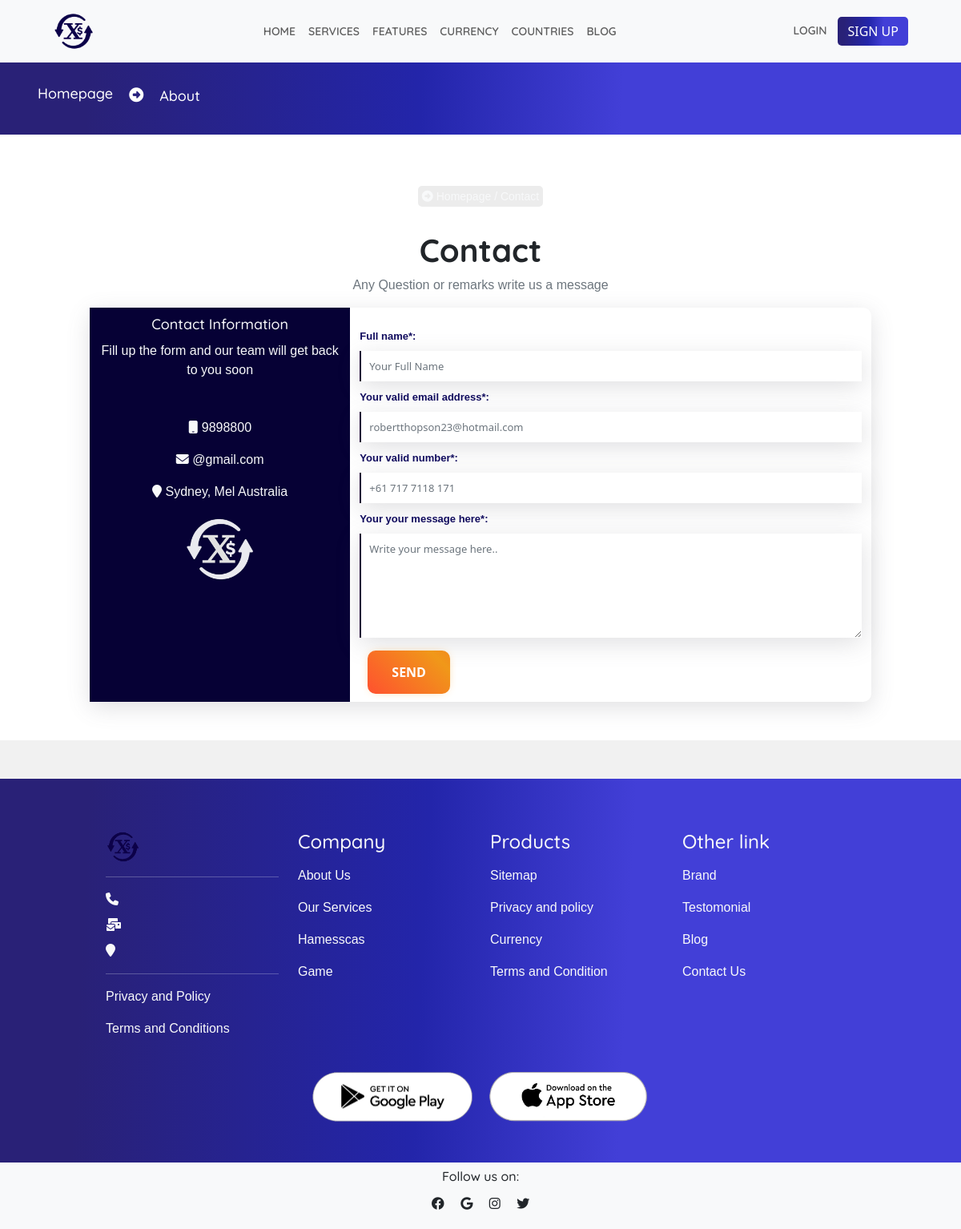
The app's page /contact-us-xremit with its own data.
### homepage/models.py (models this page shows, shortened)
class Footor(models.Model):
    name = models.CharField(max_length=200)
    link = models.CharField(max_length=1000)
    row = models.CharField(max_length=100, choices=(
        ('First', 'First'),
        ('Second', 'Second'),
        ('Third', 'Third')
    ), default="First")

class SocialLink(models.Model):
    name = models.CharField(max_length=200)
    icon = models.CharField(max_length=200)
    link = models.CharField(max_length=800)

### homepage/views.py (the view)
# urls.py: path('contact-us-xremit', views.contactView, name = "contact"),
def contactView(request):
    form = ContactForm()
    dist = {
        'form':form,
        'social':SocialLink.objects.all(),
        'first_fo':Footor.objects.filter(row='First'),
        'second_fo':Footor.objects.filter(row='Second'),
        'third_fo':Footor.objects.filter(row='Third'),
    }
    if request.method == 'POST':
        form = ContactForm(request.POST)
        if form.is_valid():
            form.save()
            messages.success(request, "Successfully sent messages")
    return render(request, "homepage/other/contact.html", dist)

### homepage/forms.py
class ContactForm(forms.ModelForm):
    class Meta:
        model = Contact
        fields = ('name', 'email', 'number','message')
        labels = {
            'name':'Full name*',
            'email':'Your valid email address*',
            'number':'Your valid number*',
            'message':'Your your message here*',
        }
        widgets = {
            'name':forms.TextInput(attrs={'class':'form-control mt-2', 'placeholder':'Your Full Name'}),
            'email':forms.EmailInput(attrs={'class':'form-control mt-2', 'placeholder':'robertthopson23@hotmail.com'}),
            'number':forms.NumberInput(attrs={'class':'form-control mt-2', 'placeholder':'+61 717 7118 171'}),
            'message':forms.Textarea(attrs={'class':'form-control mt-2' ,'placeholder':'Write your message here..'})
        }

### template/homepage/other/contact.html (shortened to what this page needs)
{% extends 'homepage/index.html' %}
{% load static %}
{% block inside %}
<div class="row m-0" id="topbarpage">
    <div class="d-flex my-auto">
        <a href="{%url 'homepage:homepage'%}">
            <h2 class="head-para">
                Homepage
            </h2>
        </a>
        <p class="head-para">
            <i class="fa fa-arrow-alt-circle-right"></i>
        </p>
        <h2 class="head-para">
            About {{site.title}}
        </h2>
    </div>
</div>
<div class="row bg-white m-0 pt-5 pb-5">
    <div class="mt-3 mb-3 text-center">
        <span class="breadcum-front text-light">
            <i class="fa fa-arrow-alt-circle-right"></i>
            <a href="{%url 'homepage:homepage'%}">
            </a>/
        </span>
    </div>
    <h3 class="head-home text-center mt-3">
        Contact {{site.title}}
    </h3>
    <p class="text-center text-secondary">Any Question or remarks write us a message</p>
    <div class="col-12 col-lg-10  m-auto">
        <div class="row p-0 m-0  contactBox">
            <div class="col-lg-4 col-12 contact-side">
                <h4 class="head-para text-center text-light m-0 ">
                    Contact Information
                </h4>
                <p class="text-center text-light">
                    Fill up the form and our team will get back to you soon
                </p>
                <div class="mt-5 text-light text-center">
                    <p>
                        <i class="fa fa-mobile"></i> 9898800
                    </p>
                    <p>
                        <i class="fa fa-envelope"></i> {{site.title}}@gmail.com
                    </p>
                    <p>
                        <i class="fa fa-location-pin"></i> Sydney, Mel Australia
                    </p>
                </div>
                <div class="mt-3 text-center">
                    <img src="{%static 'resources/logo.png'%}" alt="" width="30%" height="auto">
                </div>
            </div>
            <div class="col-lg-8 col-12 mt-3">
                {{form}}
                <button class="btn btn-warning mt-3" type="submit">
                    Send
                </button>
            </div>
        </div>
    </div>
</div>
{% endblock inside %}

### template/homepage/index.html (shortened to what this page needs)
{% extends 'base.html' %}
{% load static %}
{% block content %}
<link
  rel="stylesheet"
  href="https://cdn.jsdelivr.net/npm/swiper@10/swiper-bundle.min.css"
/>
<div class="p-0 m-0">
    <nav class="navbar navbar-expand-lg bg-body-tertiary fixed-top bg-light" id="navbar">
        <div class="container-fluid">
          <div class="collapse navbar-collapse d-flex justify-content-between" id="navbarNav">
            <a href="{%url 'homepage:homepage'%}" class="d-flex">
                <img src="{%if site.light_logo %} {{site.light_logo.url}} {%else%}{%static 'resources/logodark.png'%} {%endif%}" alt="" height="50px">
            </a>
            <ul class="navbar-nav m-auto">
              <li class="nav-item my-auto">
                <a class="nav-link " aria-current="page" href="{%url 'homepage:homepage'%}">
                    HOME
                </a>
              </li>
              <li class="nav-item my-auto">
                <a class="nav-link" href="{%url 'homepage:services'%}">
                    SERVICES
                </a>
              </li>
              <li class="nav-item my-auto">
                <a class="nav-link" href="{%url 'homepage:feature'%}">
                    FEATURES
                </a>
              </li>
              <li class="nav-item my-auto">
                <a class="nav-link" href="{%url 'homepage:currency'%}">
                    CURRENCY
                </a>
              </li>
              <li class="nav-item my-auto">
                <a class="nav-link" href="{%url 'homepage:country'%}">
                    COUNTRIES
                </a>
              </li>
              <li class="nav-item my-auto">
                <a class="nav-link" href="{%url 'homepage:blog'%}">
                    BLOG</a>
              </li>
            </ul>
            <div class="nav-item dropdown">
                <a href="{%url 'homepage:login'%}" id="loginHome">
                    {% if request.user.is_authenticated %}
                        Dashboard
                        {% else %}
                            LOGIN
                    {% endif %}
                </a>
                {% if request.user.is_authenticated %}
                    <a href="{%url 'homepage:logout'%}" class ="text-secondary" >
                        <button class="btn btn-danger">
                            Logout
                        </button>
                    </a>
                {% else %}
                    <a href="{%url 'homepage:register'%}">
                        <button class="btn btn-primary">
                            SIGN UP
                        </button>
                    </a>
                {% endif %}
            </div>
          </div>
        </div>
    </nav>
    <div class="maintain">
    </div>
    {% block inside %}{% endblock inside %}
    <div class="footer row p-0 m-0 mt-5">
        <div class="col-12 col-lg-10  mt-5 m-auto mb-5">
            <div class="row p-0 m-0 ps-2 pe-2">
                <div class="col-12 col-lg-3 mt-3 text-light">
                    <div class="d-flex footer-first">
                        <img src="{%if site.light_logo %} {{site.light_logo.url}} {%else%}{%static 'resources/logodark.png'%} {%endif%}" alt="{{site.title}}">
                        <b class="my-auto">
                        </b>
                    </div>
                    <hr>
                    <div class="mt-3">
                        <p class="m-0 mt-2 text-light">
                            <i class="fa fa-phone"></i> {{site.number_one}}
                        </p>
                        <p class="m-0 mt-2 text-light">
                            <i class="fa fa-envelopes-bulk"></i> {{site.email}}
                        </p>
                        <p class="m-0 mt-2 text-light">
                            <i class="fa fa-location-pin"></i> {{site.address}}
                        </p>
                        <hr>
                        <a href="{{i.link}}">
                            <p>Privacy and Policy</p>
                        </a>
                        <a href="{{i.link}}">
                            <p>
                                Terms and Conditions
                            </p>
                        </a>
                    </div>
                </div>
                <div class="col-12 col-lg-3 mt-3 text-light">
                    <h4 class="" >Company</h4>
                    <div class="mt-3">
                        {% for i in first_fo %}
                            <a href="{{i.link}}">
                                <p>{{i.name}}</p>
                            </a>
                        {% endfor %}
                    </div>
                </div>
                <div class="col-12 col-lg-3 mt-3 text-light">
                    <h4 class="">Products</h4>
                    <div class="mt-3">
                        {% for i in second_fo %}
                            <a href="{{i.link}}">
                                <p>{{i.name}}</p>
                            </a>
                        {% endfor %}
                    </div>
                </div>
                <div class="col-12 col-lg-3 mt-3 text-light">
                    <h4 class="">Other link</h4>
                    <div class="mt-3">
                        {% for i in third_fo %}
                        <a href="{{i.link}}">
                            <p>{{i.name}}</p>
                        </a>
                    {% endfor %}
                    </div>
                </div>
                <div class="col-12 p-0 mt-4 m-auto">
                    <div class="footor-app text-center">
                        <a href="http://" class="p-2">
                            <img src="{%static 'resources/googleplay.png'%}" alt="">
                        </a>
                        <a href="http://" class="p-2">
                            <img src="{%static 'resources/playstore.png'%}" alt="">
                        </a>
                    </div>
                </div>
            </div>
        </div>
        <div class="row p-0 m-0 bg-light">
            <h6 class="text-center mt-2">
                Follow us on:
            </h6>
            <p class=" text-center">
                {% for i in social%}
                    <i class="m-2 {{i.icon}}"></i>
                {% endfor %}
            </p>
        </div>
    </div>
</div>
{% endblock content %}

### static/css/style.css (style rules this page uses)
.btn-primary { background-image: linear-gradient(92.88deg, #292177 9.16%, #2325aa 43.89%, #423fd7 64.72%); border-radius: 5px; border-style: none; color: #FFFFFF; cursor: pointer; font-weight: 500; text-align: center; transition: all .5s; }
.btn-warning { margin: 10px; padding: 15px 30px; text-align: center; text-transform: uppercase; transition: 0.5s; background-size: 200% auto; color: white; border-radius: 10px; display: block; border: 0px; font-weight: 700; box-shadow: 0px 0px 14px -7px #f09819; background-image: linear-gradient(45deg, #FF512F 0%, #F09819 51%, #FF512F 100%); cursor: pointer; user-select: none; -webkit-user-select: none; touch-action: manipulation; }
.form-control { color: rgb(31, 3, 54); font-size: 13px; border: none; border-left:2px solid rgb(31, 3, 54); height: 38px; background-color: white; box-shadow: rgba(100, 100, 111, 0.2) 0px 7px 29px 0px; padding: 10px; border-radius: 0px; }
small, span, p { font-family: 'Alegreya Sans SC', sans-serif; }
h1, h2, h3, h4, h5, h6 { font-family: 'Quicksand', sans-serif; }
body { background-color: #f1f1f1; }
a { text-decoration: none; color: inherit; }
.navbar { padding: 14px; }
.nav-link { color:rgb(94, 94, 94); font-size: 14px; font-weight: 600; font-family:'Quicksand', sans-serif ; }
#loginHome { color:rgb(94, 94, 94); font-size: 14px; font-weight: 600; padding: 10px; font-family:'Quicksand', sans-serif ; animation-name:wobble; }
.navbar-collapse { padding-left: 40px; padding-right: 40px; }
.head-home { font-size: 40px; font-weight: bold; }
.head-para { font-size: 18px; font-weight: 500; color: white; padding: 10px; }
.breadcum-front { padding: 5px; font-weight:300; font-size: 14px; background-color: rgb(236, 236, 236); border-radius: 5px; box-shadow: rgba(167, 167, 184, 0.25) 0px 50px 100px -20prgba(168, 158, 158, 0.3).3) 0px 30px 60px -30px; }
#topbarpage { background-image: linear-gradient(92.88deg, #292177 9.16%, #2325aa 43.89%, #423fd7 64.72%); color: white; padding: 25px; overflow: scroll; }
#topbarpage .head-para { margin: auto 0; }
.footer { background-image: linear-gradient(92.88deg, #292177 9.16%, #2325aa 43.89%, #423fd7 64.72%); }
.footer-first img { height: auto; width:20%; }
.footor-app img { height: auto; width: 200px; }
.maintain { height: 71px; }
.contactBox { background-color: white; box-shadow: rgba(100, 100, 111, 0.2) 0px 7px 29px 0px; border-radius: 10px; }
.contact-side { background-color: #060135; }
label { color: #110c5e; font-size: 13px; font-family:sans-serif; font-weight: bold; margin-top: 10px!important; }

### template/homepage/other/contact.html (style rules this page uses)
#id_message { height: 130px; }

### records on screen
Footor: name "About Us"
Footor: name "Our Services"
Footor: name "Hamesscas"
Footor: name "Game"
Footor: name "Sitemap"
Footor: name "Privacy and policy"
Footor: name "Currency"
Footor: name "Terms and Condition"
Footor: name "Brand"
Footor: name "Testomonial"
Footor: name "Blog"
Footor: name "Contact Us"
